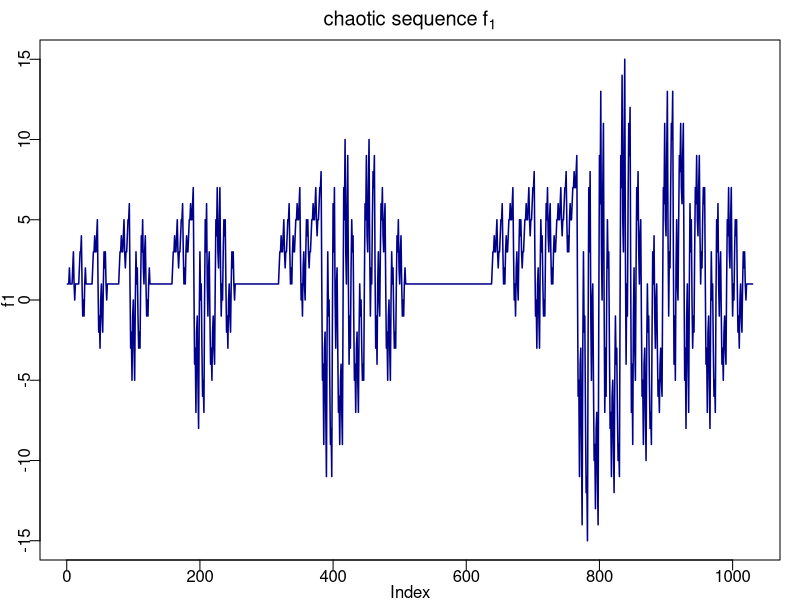
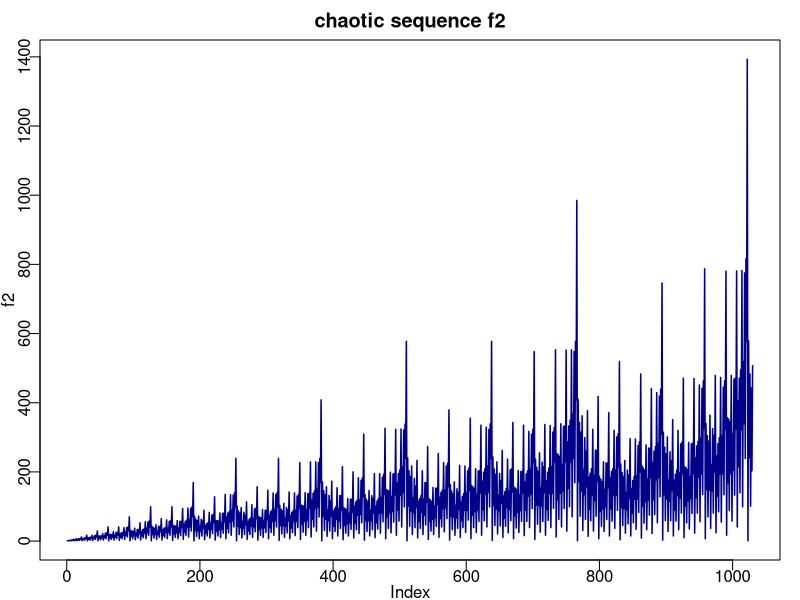
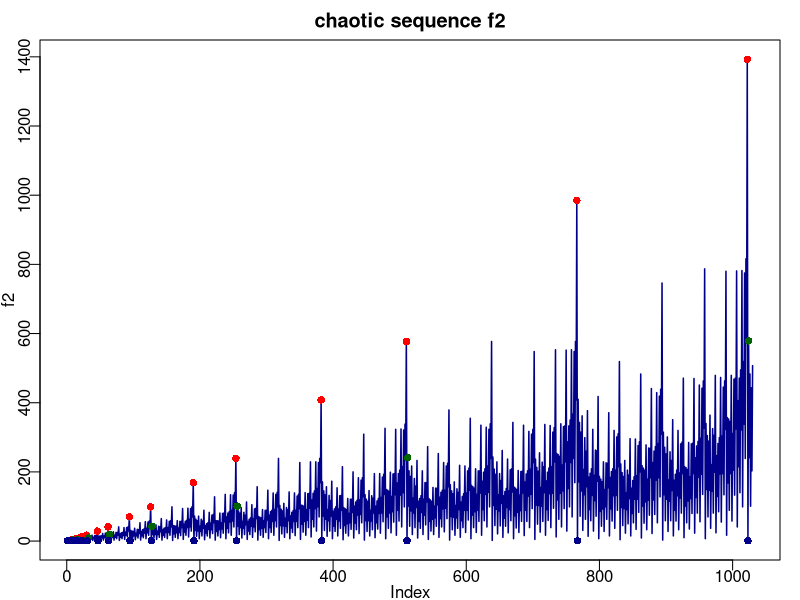
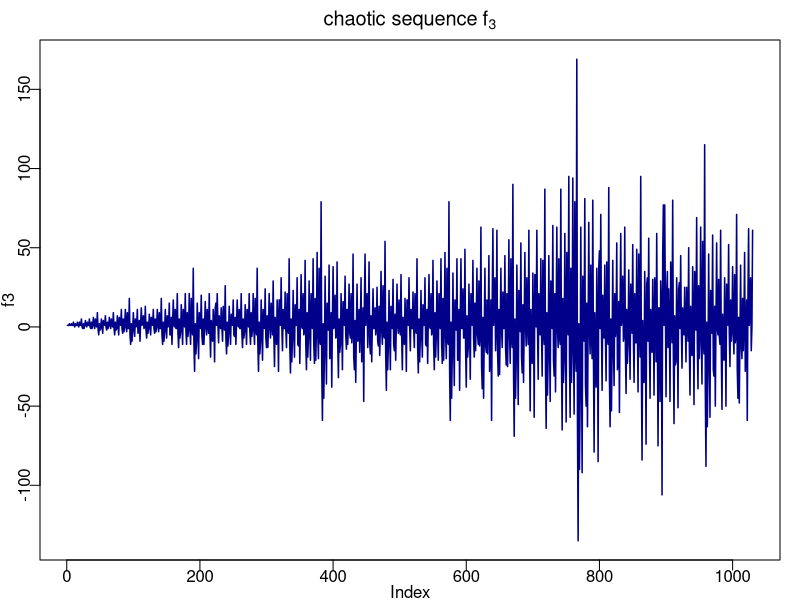

These figures' R source, in order:
#f1 subtraction
n=1030

f1=rep(NA,n)
f1[1]=1
f1[2]=1
for (j in 1:(n/2-1)) {
  f1[2*j+1]=f1[j]
  if(j == 1) { f1[2*j+2]=2*f1[j]
  } else{
    f1[2*j+2]=2*f1[j]-f1[j-1]
  }
}

par(pty="m", mar=c(2,2,2,1), mgp=c(1.1, .3, 0))
plot(f1, type = "l", main=bquote("chaotic sequence"~f[1]), col="darkblue", lwd=1.5)

#f2 addition
n=1030
f2=rep(NA,n)
f2[1]=1
f2[2]=1
for (j in 1:(n/2-1)) {
  f2[2*j+1]=f2[j]
  if(j == 1) { f2[2*j+2]=2*f2[j]
  } else{
    f2[2*j+2]=2*f2[j]+f2[j-1]
  }
}

par(pty="m", mar=c(2,2,2,1), mgp=c(1.1, .3, 0))
plot(f2, type = "l", main=bquote("chaotic sequence f2"), col="darkblue", lwd=1.5)

#successive record values: record values are attained at 2^k-2; 2^k*3-2, 2^k*3-4; 2^k*5-2
te=unique(unlist(sapply(1:n, function(x) which(f2[1:x]==max(f2[1:x])))))
cbind(te, f2[te])

#new highs: these are attained at 2^k-2 and 2^k*3-2. The ratio successive highs converge to sqrt(2). The ratio of successive points they occur alternate between 4/3 and 3/2
ye=c(sapply(1:10, function(x) 2^x), sapply(1:10, function(x) 2^x*3))-2
ye=tail(sort(ye), -1)
ye=cbind(ye, f2[ye])
ye=ye[!is.na(ye[,2]),]

#1s(minima) occur at 2^k-1; 2*k*3-1
te=which(f2==1)

#plot with max, min etc
plot(f2, type = "l", main=bquote("chaotic sequence f2"), col="darkblue", lwd=1.5)
points(ye[,1],ye[,2], col="red", pch=16)
points(2^(0:10), f2[2^(0:10)], col="darkgreen", pch=16)
points(which(f2==1), f2[which(f2==1)], col="darkblue", pch=16)

#f3 
n=1030
f3=rep(NA,n)
f3[1]=1
f3[2]=1
for (j in 1:(n/2-1)) {
  f3[2*j+1]=f3[j+1]
  if(j == 1) { f3[2*j+2]=2*f3[j]
  } else{
    f3[2*j+2]=2*f3[j]-f3[j-1]
  }
}

par(pty="m", mar=c(2,2,2,1), mgp=c(1.1, .3, 0))
plot(f3, type = "l", main=bquote("chaotic sequence"~f[3]), col="darkblue", lwd=1.5)

#successive record values
te=unique(unlist(sapply(1:n, function(x) which(f3[1:x]==min(f3[1:x])))))
cbind(te, f3[te])
